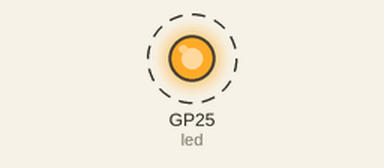
This program was run on a simulated Raspberry Pi Pico running MicroPython. Shown: output pins drawn as LEDs (lit = HIGH). Dashed ring = blinking. What the program prints to the serial console is not drawn.

Above: at 0.5 s.
Timing chart, 0 to 4.6 s (numbered marks = the images above):
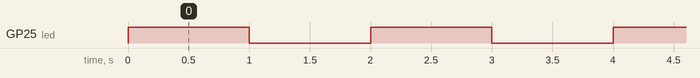

The program:

main.py
```python
from machine import UART, Pin
import time

def main():
    baudrate = [9600, 19200, 38400, 57600, 115200]
    led = Pin(25, Pin.OUT)
    try:
        uart1 = UART(0, baudrate[0], tx=Pin(0), rx=Pin(1))
        uart1.init(baudrate[0], bits=8, parity=None, stop=1)
        uart2 = UART(1, baudrate[1], tx=Pin(8), rx=Pin(9))
        uart2.init(baudrate[1], bits=8, parity=None, stop=1)
        print("UART1 is configured as : ", uart1)
        print("UART2 is configured as : ", uart2)
        while True:
            #baudrates = [9600, 19200, 38400, 57600, 115200]

            uart1.write('On')
            uart2.write('High')
            led.on()
            time.sleep(1)
            #if uart1.any():
            #    s = uart1.readline().decode('utf-8')
            #    print("uart1 received = {0}".format(s))
            #if uart2.any():
            #    s = uart2.readline().decode('utf-8')
            #    print("uart2 received = {0}".format(s))
            uart1.write('Off')
            uart2.write('Low')
            led.off()
            time.sleep(1)
            #if uart1.any():
            #    s = uart1.readline().decode('utf-8')
            #    print("uart1 received = {0}".format(s))
            #if uart2.any():
            #    s = uart2.readline().decode('utf-8')
            #    print("uart2 received = {0}".format(s))
    except KeyboardInterrupt:
        print('KeyboardInterrupt')
    finally:
        led.low()
        print('Done')

if __name__ == "__main__":
    main()
```

Measured:
- by itself, GP25 (led): alternates HIGH for 1.0 s and LOW for 1.0 s
